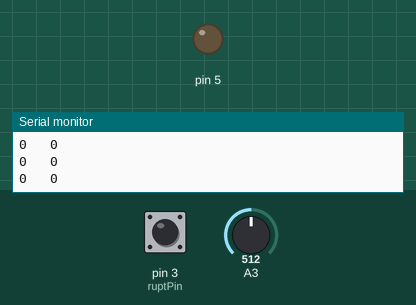
Recording of a sketch running on a simulated Arduino Uno, built with avr-gcc and run on an emulated ATmega328P. Shown: output pins drawn as LEDs (lit = HIGH), the last lines printed to the serial monitor. The test bench sets the inputs (shaded band); at power-on: A3 = 512, pin 3 (ruptPin) HIGH.

Above: at 1.2 s.
1.3 s: A3 set to 586
2.8 s: A3 set to 617
At 4.1 s:
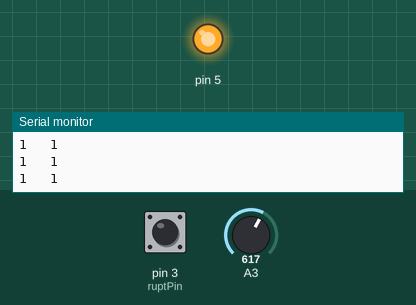
8.5 s: A3 set to 590
At 9.6 s:
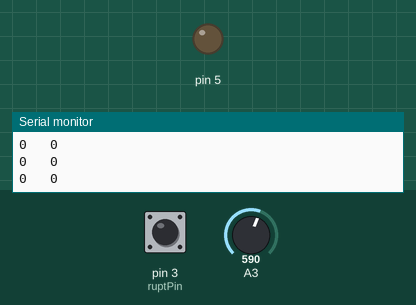
11.5 s: A3 set to 610
At 11.9 s:
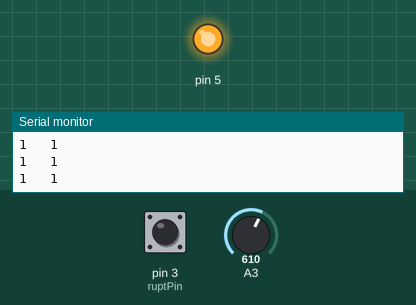
Timing chart, 0 to 14.5 s (numbered marks = the images above; inputs shaded):
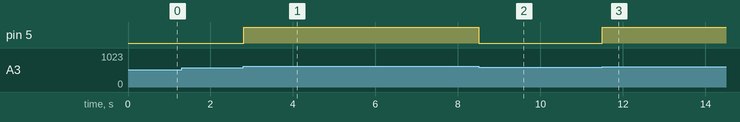

The sketch:

test_analogRead.ino
```cpp
int valA = 0;
int ruptPin = 3;
int PinFive = 0;

void ISRx() {
 Serial.println("ISR");
}

void setup() {
  // put your setup code here, to run once:
  Serial.begin(9600);
  pinMode(ruptPin, INPUT_PULLUP);
  pinMode(5, OUTPUT);
  attachInterrupt(digitalPinToInterrupt(ruptPin),ISRx,CHANGE);


}

void loop() {
  // put your main code here, to run repeatedly:
valA = analogRead(ruptPin) > 600 ? 1 : 0;
Serial.print(valA);
Serial.print("   ");

digitalWrite(5, valA);
PinFive = digitalRead(5);
Serial.println(PinFive);
}
```

Measured:
- the behaviour switches between 600 and 601 on A3 (found by bisection; images 0 and 1)
- after the input at 2.8 s, pin 5: LOW → HIGH at once
- after the input at 8.5 s, pin 5: HIGH → LOW at once
- after the input at 11.5 s, pin 5: LOW → HIGH at once
